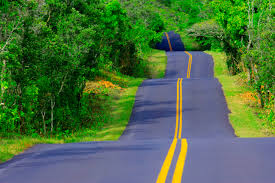
#> input picture workshops/image processing opencv/rd3.jpeg, 275 x 183 px, given in place of img1.jpg, which was not available
$ python imagepattern.py
#> lines starting #> are read from the running program, lines starting #| are printed output that depends on the picture; pictures that were not available may be replaced by others from this repository, and a replacement may not be noted
import os
import cv2
import numpy as np
x=input('enter any number to capture image')
#> the answer given: ../image processing opencv/rd3.jpeg
os.system('fswebcam -r 640,480 --no-banner --save /home/pi/img1.jpg')
y=input('enter any number to capture image')
#> the answer given: ../image processing opencv/rd1.jpg
os.system('fswebcam -r 640,480 --no-banner --save /home/pi/img2.jpg')
img1=cv2.imread('img1.jpg',0)
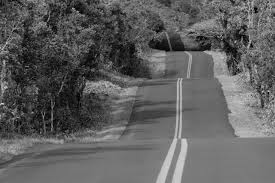
#> img1: shape (183, 275); min 0, max 218, mean 95
img2=cv2.imread('img2.jpg',0)
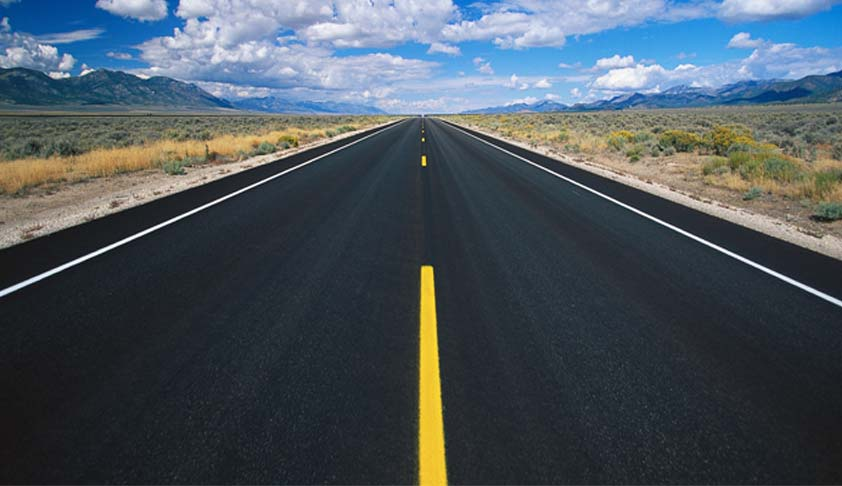
#> input picture workshops/image processing opencv/rd1.jpg, 842 x 486 px, given in place of img2.jpg, which was not available
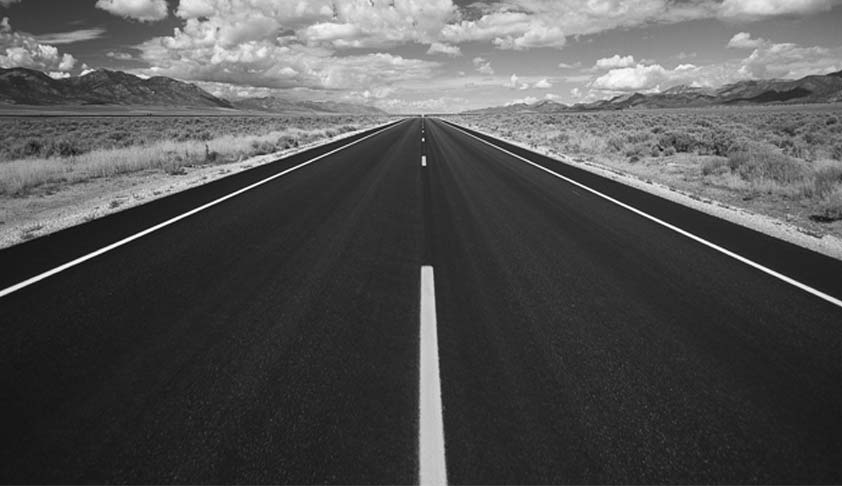
#> img2: shape (486, 842); min 3, max 255, mean 81.9
#> (the run stopped early here; a loop or call above may not have finished)
